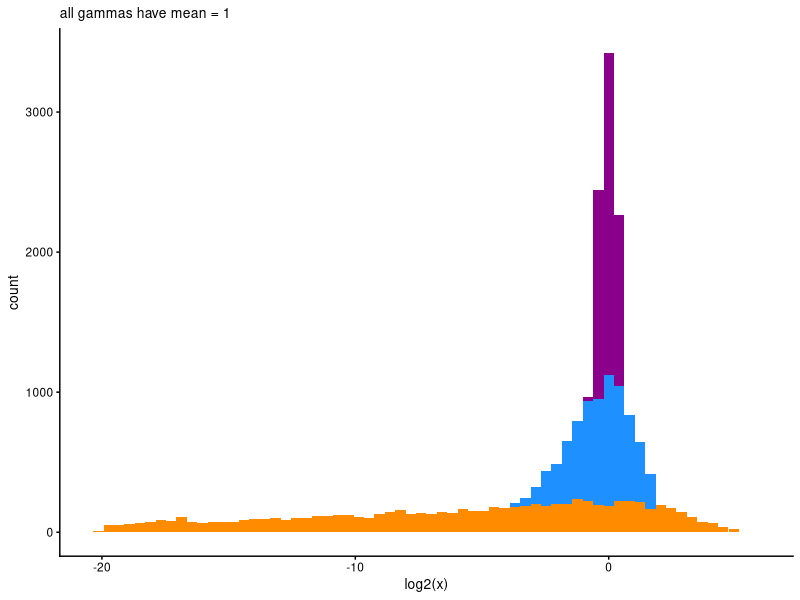
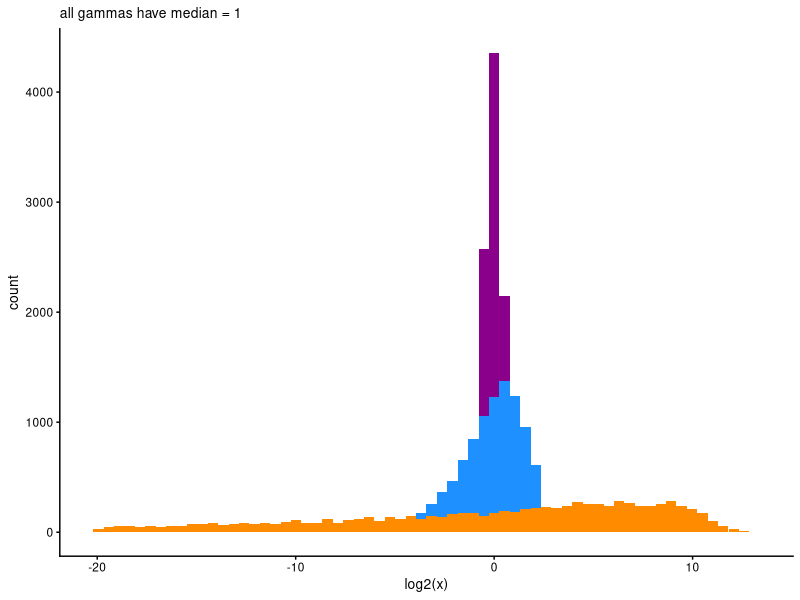

Here is the R script that generated these plots, in order:
## ---- chunk 1
knitr::opts_chunk$set(comment = "#",collapse = TRUE,results = "hold",
                      fig.align = "center",dpi = 120)
## ---- chunk 2
library(ggplot2)
library(cowplot)
## ---- chunk 3
set.seed(1)
## ---- chunk 4
plot_gammamix <- function (a, s, n, limits = c(-20,20)) {
  mixture_colors <- c("darkmagenta","dodgerblue","darkorange")
  k <- length(a)
  dat <- NULL
  for (i in 1:k) {
    x <- rgamma(n,shape = a[i],scale = s[i])
    cat("mean = ",mean(x),"median = ",median(x),"\n")
    dat <- rbind(dat,data.frame(x = log2(x),k = i))
  }
  dat <- subset(dat,x > limits[1] & x < limits[2])
  dat <- transform(dat,k = factor(k))
  return(ggplot(dat,aes(x = x,fill = k)) +
         geom_histogram(position = "identity",bins = 64,show.legend = FALSE) +
         scale_fill_manual(values = mixture_colors) +
         labs(x = "log2(x)") +
         theme_cowplot(font_size = 10) +
         theme(plot.title = element_text(face = "plain",size = 10)))
}
## ---- chunk 5
a <- c(10,1,0.1)
s <- c(0.1,1,10)
plot_gammamix(a,s,n = 10000) +
  ggtitle("all gammas have mean = 1")
## ---- chunk 6
a <- c(10,1,0.1)
s <- c(0.1,1.5,1600)
plot_gammamix(a,s,n = 10000) +
  ggtitle("all gammas have median = 1")
